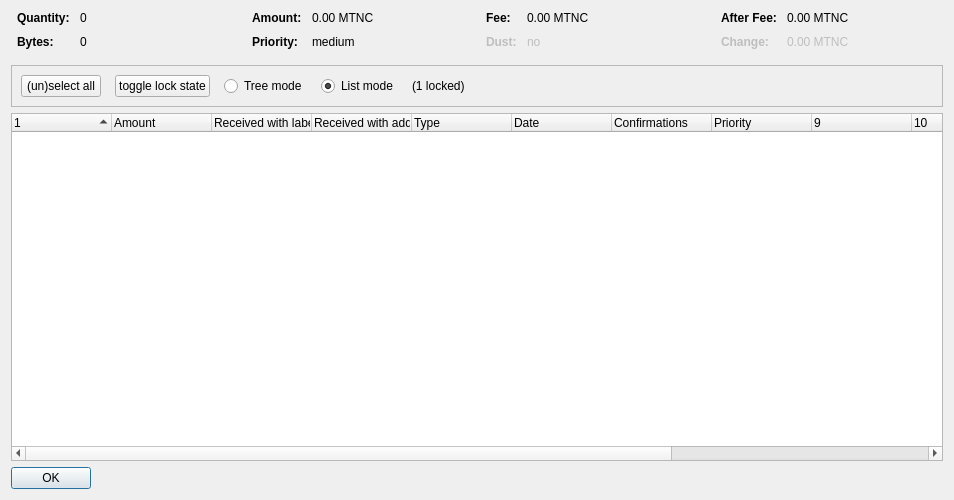
<?xml version="1.0" encoding="UTF-8"?>
<ui version="4.0">
 <class>CoinControlDialog</class>
 <widget class="QDialog" name="CoinControlDialog">
  <property name="geometry">
   <rect>
    <x>0</x>
    <y>0</y>
    <width>954</width>
    <height>500</height>
   </rect>
  </property>
  <property name="windowTitle">
   <string>Coin Selection</string>
  </property>
  <layout class="QVBoxLayout" name="verticalLayout">
   <item>
    <layout class="QHBoxLayout" name="horizontalLayoutTop" stretch="0,0,0,0">
     <property name="topMargin">
      <number>0</number>
     </property>
     <property name="bottomMargin">
      <number>10</number>
     </property>
     <item>
      <layout class="QFormLayout" name="formLayoutCoinControl1">
       <property name="horizontalSpacing">
        <number>10</number>
       </property>
       <property name="verticalSpacing">
        <number>10</number>
       </property>
       <property name="leftMargin">
        <number>6</number>
       </property>
       <property name="rightMargin">
        <number>6</number>
       </property>
       <item row="0" column="0">
        <widget class="QLabel" name="labelCoinControlQuantityText">
         <property name="font">
          <font>
           <weight>75</weight>
           <bold>true</bold>
          </font>
         </property>
         <property name="text">
          <string>Quantity:</string>
         </property>
        </widget>
       </item>
       <item row="0" column="1">
        <widget class="QLabel" name="labelCoinControlQuantity">
         <property name="cursor">
          <cursorShape>IBeamCursor</cursorShape>
         </property>
         <property name="contextMenuPolicy">
          <enum>Qt::ActionsContextMenu</enum>
         </property>
         <property name="text">
          <string notr="true">0</string>
         </property>
         <property name="textInteractionFlags">
          <set>Qt::LinksAccessibleByMouse|Qt::TextSelectableByKeyboard|Qt::TextSelectableByMouse</set>
         </property>
        </widget>
       </item>
       <item row="1" column="0">
        <widget class="QLabel" name="labelCoinControlBytesText">
         <property name="font">
          <font>
           <weight>75</weight>
           <bold>true</bold>
          </font>
         </property>
         <property name="text">
          <string>Bytes:</string>
         </property>
        </widget>
       </item>
       <item row="1" column="1">
        <widget class="QLabel" name="labelCoinControlBytes">
         <property name="cursor">
          <cursorShape>IBeamCursor</cursorShape>
         </property>
         <property name="contextMenuPolicy">
          <enum>Qt::ActionsContextMenu</enum>
         </property>
         <property name="text">
          <string notr="true">0</string>
         </property>
         <property name="textInteractionFlags">
          <set>Qt::LinksAccessibleByMouse|Qt::TextSelectableByKeyboard|Qt::TextSelectableByMouse</set>
         </property>
        </widget>
       </item>
      </layout>
     </item>
     <item>
      <layout class="QFormLayout" name="formLayoutCoinControl2">
       <property name="horizontalSpacing">
        <number>10</number>
       </property>
       <property name="verticalSpacing">
        <number>10</number>
       </property>
       <property name="leftMargin">
        <number>6</number>
       </property>
       <property name="rightMargin">
        <number>6</number>
       </property>
       <item row="0" column="0">
        <widget class="QLabel" name="labelCoinControlAmountText">
         <property name="font">
          <font>
           <weight>75</weight>
           <bold>true</bold>
          </font>
         </property>
         <property name="text">
          <string>Amount:</string>
         </property>
        </widget>
       </item>
       <item row="0" column="1">
        <widget class="QLabel" name="labelCoinControlAmount">
         <property name="cursor">
          <cursorShape>IBeamCursor</cursorShape>
         </property>
         <property name="contextMenuPolicy">
          <enum>Qt::ActionsContextMenu</enum>
         </property>
         <property name="text">
          <string notr="true">0.00 MTNC</string>
         </property>
         <property name="textInteractionFlags">
          <set>Qt::LinksAccessibleByMouse|Qt::TextSelectableByKeyboard|Qt::TextSelectableByMouse</set>
         </property>
        </widget>
       </item>
       <item row="1" column="0">
        <widget class="QLabel" name="labelCoinControlPriorityText">
         <property name="font">
          <font>
           <weight>75</weight>
           <bold>true</bold>
          </font>
         </property>
         <property name="text">
          <string>Priority:</string>
         </property>
        </widget>
       </item>
       <item row="1" column="1">
        <widget class="QLabel" name="labelCoinControlPriority">
         <property name="cursor">
          <cursorShape>IBeamCursor</cursorShape>
         </property>
         <property name="contextMenuPolicy">
          <enum>Qt::ActionsContextMenu</enum>
         </property>
         <property name="text">
          <string>medium</string>
         </property>
         <property name="textInteractionFlags">
          <set>Qt::LinksAccessibleByMouse|Qt::TextSelectableByKeyboard|Qt::TextSelectableByMouse</set>
         </property>
        </widget>
       </item>
      </layout>
     </item>
     <item>
      <layout class="QFormLayout" name="formLayoutCoinControl3">
       <property name="horizontalSpacing">
        <number>10</number>
       </property>
       <property name="verticalSpacing">
        <number>10</number>
       </property>
       <property name="leftMargin">
        <number>6</number>
       </property>
       <property name="rightMargin">
        <number>6</number>
       </property>
       <item row="0" column="0">
        <widget class="QLabel" name="labelCoinControlFeeText">
         <property name="font">
          <font>
           <weight>75</weight>
           <bold>true</bold>
          </font>
         </property>
         <property name="text">
          <string>Fee:</string>
         </property>
        </widget>
       </item>
       <item row="0" column="1">
        <widget class="QLabel" name="labelCoinControlFee">
         <property name="cursor">
          <cursorShape>IBeamCursor</cursorShape>
         </property>
         <property name="contextMenuPolicy">
          <enum>Qt::ActionsContextMenu</enum>
         </property>
         <property name="text">
          <string notr="true">0.00 MTNC</string>
         </property>
         <property name="textInteractionFlags">
          <set>Qt::LinksAccessibleByMouse|Qt::TextSelectableByKeyboard|Qt::TextSelectableByMouse</set>
         </property>
        </widget>
       </item>
       <item row="1" column="0">
        <widget class="QLabel" name="labelCoinControlLowOutputText">
         <property name="enabled">
          <bool>false</bool>
         </property>
         <property name="font">
          <font>
           <weight>75</weight>
           <bold>true</bold>
          </font>
         </property>
         <property name="text">
          <string>Dust:</string>
         </property>
        </widget>
       </item>
       <item row="1" column="1">
        <widget class="QLabel" name="labelCoinControlLowOutput">
         <property name="enabled">
          <bool>false</bool>
         </property>
         <property name="cursor">
          <cursorShape>IBeamCursor</cursorShape>
         </property>
         <property name="contextMenuPolicy">
          <enum>Qt::ActionsContextMenu</enum>
         </property>
         <property name="text">
          <string>no</string>
         </property>
         <property name="textInteractionFlags">
          <set>Qt::LinksAccessibleByMouse|Qt::TextSelectableByKeyboard|Qt::TextSelectableByMouse</set>
         </property>
        </widget>
       </item>
      </layout>
     </item>
     <item>
      <layout class="QFormLayout" name="formLayoutCoinControl4">
       <property name="horizontalSpacing">
        <number>10</number>
       </property>
       <property name="verticalSpacing">
        <number>10</number>
       </property>
       <property name="leftMargin">
        <number>6</number>
       </property>
       <property name="rightMargin">
        <number>6</number>
       </property>
       <item row="0" column="0">
        <widget class="QLabel" name="labelCoinControlAfterFeeText">
         <property name="font">
          <font>
           <weight>75</weight>
           <bold>true</bold>
          </font>
         </property>
         <property name="text">
          <string>After Fee:</string>
         </property>
        </widget>
       </item>
       <item row="0" column="1">
        <widget class="QLabel" name="labelCoinControlAfterFee">
         <property name="cursor">
          <cursorShape>IBeamCursor</cursorShape>
         </property>
         <property name="contextMenuPolicy">
          <enum>Qt::ActionsContextMenu</enum>
         </property>
         <property name="text">
          <string notr="true">0.00 MTNC</string>
         </property>
         <property name="textInteractionFlags">
          <set>Qt::LinksAccessibleByMouse|Qt::TextSelectableByKeyboard|Qt::TextSelectableByMouse</set>
         </property>
        </widget>
       </item>
       <item row="1" column="0">
        <widget class="QLabel" name="labelCoinControlChangeText">
         <property name="enabled">
          <bool>false</bool>
         </property>
         <property name="font">
          <font>
           <weight>75</weight>
           <bold>true</bold>
          </font>
         </property>
         <property name="text">
          <string>Change:</string>
         </property>
        </widget>
       </item>
       <item row="1" column="1">
        <widget class="QLabel" name="labelCoinControlChange">
         <property name="enabled">
          <bool>false</bool>
         </property>
         <property name="cursor">
          <cursorShape>IBeamCursor</cursorShape>
         </property>
         <property name="contextMenuPolicy">
          <enum>Qt::ActionsContextMenu</enum>
         </property>
         <property name="text">
          <string notr="true">0.00 MTNC</string>
         </property>
         <property name="textInteractionFlags">
          <set>Qt::LinksAccessibleByMouse|Qt::TextSelectableByKeyboard|Qt::TextSelectableByMouse</set>
         </property>
        </widget>
       </item>
      </layout>
     </item>
    </layout>
   </item>
   <item>
    <widget class="QFrame" name="frame">
     <property name="minimumSize">
      <size>
       <width>0</width>
       <height>40</height>
      </size>
     </property>
     <property name="frameShape">
      <enum>QFrame::StyledPanel</enum>
     </property>
     <property name="frameShadow">
      <enum>QFrame::Sunken</enum>
     </property>
     <layout class="QHBoxLayout" name="horizontalLayout">
      <item>
       <layout class="QHBoxLayout" name="horizontalLayoutPanel" stretch="0,0,0,0,0,0">
        <property name="spacing">
         <number>14</number>
        </property>
        <item>
         <widget class="QPushButton" name="pushButtonSelectAll">
          <property name="sizePolicy">
           <sizepolicy hsizetype="Maximum" vsizetype="Fixed">
            <horstretch>0</horstretch>
            <verstretch>0</verstretch>
           </sizepolicy>
          </property>
          <property name="text">
           <string>(un)select all</string>
          </property>
          <property name="autoDefault">
           <bool>false</bool>
          </property>
         </widget>
        </item>
        <item>
         <widget class="QPushButton" name="pushButtonToggleLock">
          <property name="sizePolicy">
           <sizepolicy hsizetype="Maximum" vsizetype="Fixed">
            <horstretch>0</horstretch>
            <verstretch>0</verstretch>
           </sizepolicy>
          </property>
          <property name="text">
           <string>toggle lock state</string>
          </property>
          <property name="autoDefault">
           <bool>false</bool>
          </property>
         </widget>
        </item>
        <item>
         <widget class="QRadioButton" name="radioTreeMode">
          <property name="sizePolicy">
           <sizepolicy hsizetype="Maximum" vsizetype="Fixed">
            <horstretch>0</horstretch>
            <verstretch>0</verstretch>
           </sizepolicy>
          </property>
          <property name="text">
           <string>Tree mode</string>
          </property>
         </widget>
        </item>
        <item>
         <widget class="QRadioButton" name="radioListMode">
          <property name="sizePolicy">
           <sizepolicy hsizetype="Maximum" vsizetype="Fixed">
            <horstretch>0</horstretch>
            <verstretch>0</verstretch>
           </sizepolicy>
          </property>
          <property name="text">
           <string>List mode</string>
          </property>
          <property name="checked">
           <bool>true</bool>
          </property>
         </widget>
        </item>
        <item>
         <widget class="QLabel" name="labelLocked">
          <property name="text">
           <string>(1 locked)</string>
          </property>
         </widget>
        </item>
        <item>
         <spacer name="horizontalSpacer">
          <property name="orientation">
           <enum>Qt::Horizontal</enum>
          </property>
          <property name="sizeHint" stdset="0">
           <size>
            <width>40</width>
            <height>20</height>
           </size>
          </property>
         </spacer>
        </item>
       </layout>
      </item>
     </layout>
    </widget>
   </item>
   <item>
    <widget class="CoinControlTreeWidget" name="treeWidget">
     <property name="contextMenuPolicy">
      <enum>Qt::CustomContextMenu</enum>
     </property>
     <property name="sortingEnabled">
      <bool>false</bool>
     </property>
     <property name="columnCount">
      <number>13</number>
     </property>
     <attribute name="headerShowSortIndicator" stdset="0">
      <bool>true</bool>
     </attribute>
     <attribute name="headerStretchLastSection">
      <bool>false</bool>
     </attribute>
     <column>
      <property name="text">
       <string/>
      </property>
     </column>
     <column>
      <property name="text">
       <string>Amount</string>
      </property>
     </column>
     <column>
      <property name="text">
       <string>Received with label</string>
      </property>
     </column>
     <column>
      <property name="text">
       <string>Received with address</string>
      </property>
     </column>
     <column>
      <property name="text">
       <string>Type</string>
      </property>
     </column>
     <column>
      <property name="text">
       <string>Date</string>
      </property>
     </column>
     <column>
      <property name="text">
       <string>Confirmations</string>
      </property>
      <property name="toolTip">
       <string>Confirmed</string>
      </property>
     </column>
     <column>
      <property name="text">
       <string>Priority</string>
      </property>
     </column>
     <column>
      <property name="text">
       <string/>
      </property>
     </column>
     <column>
      <property name="text">
       <string/>
      </property>
     </column>
     <column>
      <property name="text">
       <string/>
      </property>
     </column>
     <column>
      <property name="text">
       <string/>
      </property>
     </column>
     <column>
      <property name="text">
       <string/>
      </property>
     </column>
    </widget>
   </item>
   <item>
    <widget class="QDialogButtonBox" name="buttonBox">
     <property name="sizePolicy">
      <sizepolicy hsizetype="Maximum" vsizetype="Fixed">
       <horstretch>0</horstretch>
       <verstretch>0</verstretch>
      </sizepolicy>
     </property>
     <property name="orientation">
      <enum>Qt::Horizontal</enum>
     </property>
     <property name="standardButtons">
      <set>QDialogButtonBox::Ok</set>
     </property>
    </widget>
   </item>
  </layout>
 </widget>
 <customwidgets>
  <customwidget>
   <class>CoinControlTreeWidget</class>
   <extends>QTreeWidget</extends>
   <header>coincontroltreewidget.h</header>
  </customwidget>
 </customwidgets>
 <resources/>
 <connections/>
</ui>
